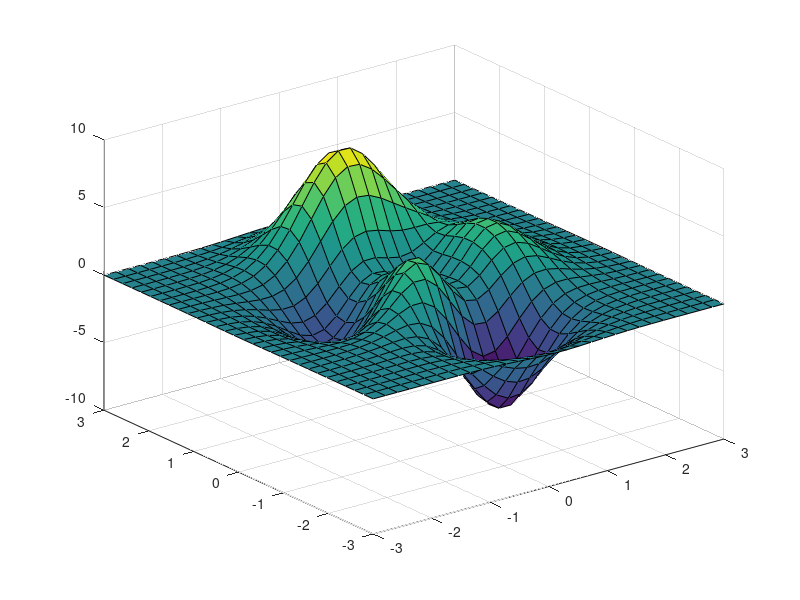

Here is the MATLAB script that generated this plot: (Note: this script raises an error after producing the figure.)
clear all
clc

[x,y,z]=peaks(30);

h=surf(x,y,z)
set(gcf, 'Renderer', 'zbuffer');
fi_na_png=['../imgs/en/27_int_dia_input_en/mod_angs_eng/fig_mod_angs_energy.png'];
export_fig(fi_na_png,gcf,'-png');


% axis tight
% shading interp
% xlabel('16H\_13O\_12C')
% ylabel('13O\_12C\_7C')
% view(-140,10)

% fi_na=['../imgs/en/27_int_dia_input_en/mod_angs_eng/fig_mod_angs_energy'];
% fun_work_li_035_myfig_out(h,fi_na,3);